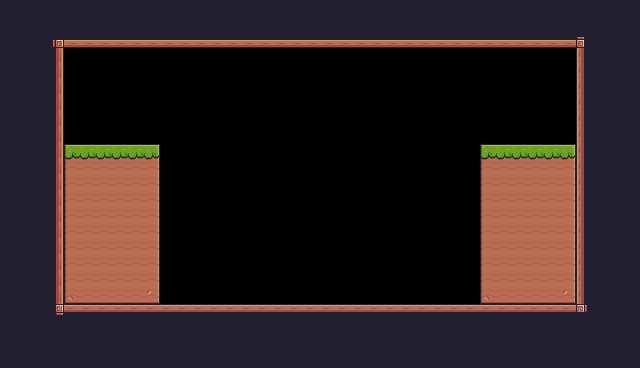

Tiled map render using the project's own tile images. Description and the map definition, with tile-layer contents summarised, below:
An orthogonal 40x23 tile map with 16x16 px tiles, 1 tile layer (Background) and 37 objects (20x Spikes, 5x Fruit, 4x Falling Platforms, Checkpoint, Player).

<map version="1.10" tiledversion="1.11.0" orientation="orthogonal" renderorder="right-down" width="40" height="23" tilewidth="16" tileheight="16" infinite="0" nextlayerid="4" nextobjectid="136">
 <tileset firstgid="1" source="Pixel Adventure.tsx" />
 <layer id="1" name="Background" width="40" height="23">
  <properties>
   <property name="BackgroundColor" value="Gray" />
  </properties>
  <data>[920 cells, 528 non-empty, 18 distinct tile ids]</data>
 </layer>
 <objectgroup id="2" name="Spawnpoints">
  <object id="1" name="Checkpoint" type="Checkpoint" x="512" y="80" width="64" height="64" />
  <object id="21" name="Mask Dude" type="Player" x="80" y="112" width="32" height="32" />
  <object id="24" name="Falling Platforms" type="Falling Platforms" x="208" y="144" width="32" height="10" />
  <object id="26" name="Falling Platforms" type="Falling Platforms" x="272" y="144" width="32" height="10" />
  <object id="27" name="Falling Platforms" type="Falling Platforms" x="336" y="144" width="32" height="10" />
  <object id="28" name="Falling Platforms" type="Falling Platforms" x="400" y="144" width="32" height="10" />
  <object id="42" name="Orange" type="Fruit" x="240" y="128" width="32" height="32" />
  <object id="43" name="Orange" type="Fruit" x="304" y="128" width="32" height="32" />
  <object id="44" name="Orange" type="Fruit" x="368" y="128" width="32" height="32" />
  <object id="45" name="Orange" type="Fruit" x="432" y="80" width="32" height="32" />
  <object id="46" name="Orange" type="Fruit" x="464" y="80" width="32" height="32" />
  <object id="116" name="Spikes" type="Spikes" x="160" y="288" width="16" height="16">
   <properties>
    <property name="isFlip" type="bool" value="false" />
   </properties>
  </object>
  <object id="117" name="Spikes" type="Spikes" x="176" y="288" width="16" height="16">
   <properties>
    <property name="isFlip" type="bool" value="false" />
   </properties>
  </object>
  <object id="118" name="Spikes" type="Spikes" x="192" y="288" width="16" height="16">
   <properties>
    <property name="isFlip" type="bool" value="false" />
   </properties>
  </object>
  <object id="119" name="Spikes" type="Spikes" x="208" y="288" width="16" height="16">
   <properties>
    <property name="isFlip" type="bool" value="false" />
   </properties>
  </object>
  <object id="120" name="Spikes" type="Spikes" x="224" y="288" width="16" height="16">
   <properties>
    <property name="isFlip" type="bool" value="false" />
   </properties>
  </object>
  <object id="121" name="Spikes" type="Spikes" x="240" y="288" width="16" height="16">
   <properties>
    <property name="isFlip" type="bool" value="false" />
   </properties>
  </object>
  <object id="122" name="Spikes" type="Spikes" x="256" y="288" width="16" height="16">
   <properties>
    <property name="isFlip" type="bool" value="false" />
   </properties>
  </object>
  <object id="123" name="Spikes" type="Spikes" x="272" y="288" width="16" height="16">
   <properties>
    <property name="isFlip" type="bool" value="false" />
   </properties>
  </object>
  <object id="124" name="Spikes" type="Spikes" x="288" y="288" width="16" height="16">
   <properties>
    <property name="isFlip" type="bool" value="false" />
   </properties>
  </object>
  <object id="125" name="Spikes" type="Spikes" x="304" y="288" width="16" height="16">
   <properties>
    <property name="isFlip" type="bool" value="false" />
   </properties>
  </object>
  <object id="126" name="Spikes" type="Spikes" x="320" y="288" width="16" height="16">
   <properties>
    <property name="isFlip" type="bool" value="false" />
   </properties>
  </object>
  <object id="127" name="Spikes" type="Spikes" x="336" y="288" width="16" height="16">
   <properties>
    <property name="isFlip" type="bool" value="false" />
   </properties>
  </object>
  <object id="128" name="Spikes" type="Spikes" x="352" y="288" width="16" height="16">
   <properties>
    <property name="isFlip" type="bool" value="false" />
   </properties>
  </object>
  <object id="129" name="Spikes" type="Spikes" x="368" y="288" width="16" height="16">
   <properties>
    <property name="isFlip" type="bool" value="false" />
   </properties>
  </object>
  <object id="130" name="Spikes" type="Spikes" x="384" y="288" width="16" height="16">
   <properties>
    <property name="isFlip" type="bool" value="false" />
   </properties>
  </object>
  <object id="131" name="Spikes" type="Spikes" x="400" y="288" width="16" height="16">
   <properties>
    <property name="isFlip" type="bool" value="false" />
   </properties>
  </object>
  <object id="132" name="Spikes" type="Spikes" x="416" y="288" width="16" height="16">
   <properties>
    <property name="isFlip" type="bool" value="false" />
   </properties>
  </object>
  <object id="133" name="Spikes" type="Spikes" x="432" y="288" width="16" height="16">
   <properties>
    <property name="isFlip" type="bool" value="false" />
   </properties>
  </object>
  <object id="134" name="Spikes" type="Spikes" x="448" y="288" width="16" height="16">
   <properties>
    <property name="isFlip" type="bool" value="false" />
   </properties>
  </object>
  <object id="135" name="Spikes" type="Spikes" x="464" y="288" width="16" height="16">
   <properties>
    <property name="isFlip" type="bool" value="false" />
   </properties>
  </object>
 </objectgroup>
 <objectgroup id="3" name="Collisions">
  <object id="4" x="64" y="144" width="96" height="160" />
  <object id="5" x="480" y="144" width="96" height="160" />
  <object id="6" x="64" y="304" width="512" height="16" />
  <object id="7" x="48" y="32" width="16" height="288" />
  <object id="8" x="48" y="32" width="544" height="16" />
  <object id="9" x="576" y="32" width="16" height="288" />
 </objectgroup>
</map>
